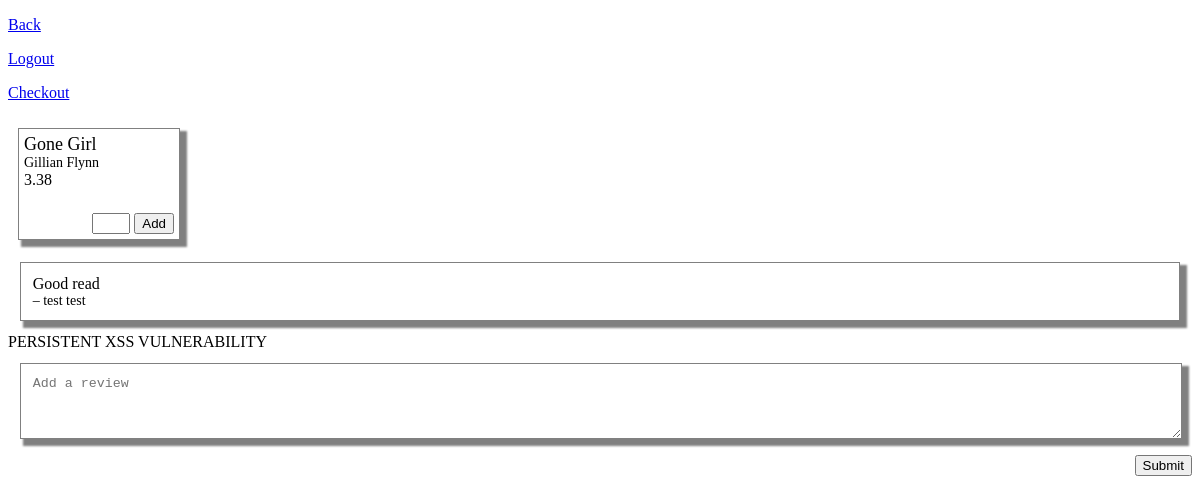
Screenshot of /Project/item.php?id=3 (signed in) with the database file from the repository.
### tables this page shows
CREATE TABLE Books (
	id INT PRIMARY KEY AUTO_INCREMENT,
	title VARCHAR(255) NOT NULL,
	author VARCHAR(255) NOT NULL,
	price DECIMAL(6,2) NOT NULL,
	fiction BOOLEAN,
	nonfiction BOOLEAN,
	adventure BOOLEAN,
	mystery BOOLEAN,
	history BOOLEAN,
	biography BOOLEAN,
	fantasy BOOLEAN
);

CREATE TABLE Reviews(
	id INT PRIMARY KEY AUTO_INCREMENT,
	bookid INT,
	review TEXT,
	accountid INT,
	time INT UNSIGNED,
	FOREIGN KEY (bookid) REFERENCES Books(id),
	FOREIGN KEY (accountid) REFERENCES Accounts(id)
);

CREATE TABLE Accounts (
	id INT PRIMARY KEY AUTO_INCREMENT,
	username VARCHAR(255) NOT NULL,
	firstname VARCHAR(255) NOT NULL,
	lastname VARCHAR(255) NOT NULL,
	contact VARCHAR(255),
	email VARCHAR(255),
	password VARCHAR(255) NOT NULL,
	secretkey VARCHAR(255),
	nonce VARCHAR(255)
);

### Project/item.php (the view, shortened to what this page needs)
<?php
require('db.php');
$id = $_GET["id"];
$id = mysqli_real_escape_string($con,stripslashes($id));
$result = mysqli_query($con,"SELECT * FROM Books WHERE id='$id'");
$result = mysqli_fetch_assoc($result);
$reviews = mysqli_query($con,"SELECT * FROM Reviews WHERE bookid=$id");
?>
<!DOCTYPE html>
<html>
<head>
	<link rel="stylesheet" href="css/style.css" />
	<link rel="stylesheet" href="css/item.css" />
</head>
<body>
	<div class="form">
		<p><a href="index.php">Back</a></p>
		<p><a href="logout.php">Logout</a></p>
		<p><a href="checkout.php">Checkout</a></p>
	</div>
	<div class="book-item">
		<div class="book-title">
			<?php echo $result["title"]; ?>
		</div>
		<div class="book-author">
			<?php echo $result["author"]; ?>
		</div>
		<div class="book-price">
			<?php echo $result["price"]; ?>
		</div>
		<form class='add-to-cart' method="post" action="<?php $_SERVER["REQUEST_URI"]; ?>">
			<input type='number' class='input-num' name='number' min="0">
			<input type='submit' value='Add'>
		</form>
	</div>
	<div>
		<?php
			while($row = mysqli_fetch_assoc($reviews)) {
				$query = "SELECT firstname,lastname FROM Accounts WHERE id=$row[accountid]";
				$name_result = mysqli_fetch_assoc(mysqli_query($con, $query));
				$name = "&ndash; " . $name_result["firstname"] . " " . $name_result["lastname"];
				?>
				<div class="review">
					<div class="rev-text"><?php echo $row["review"]; ?></div>
					<div class="rev-author"><?php echo $name; ?> </div>
				</div>
			<?php }
		?>
	</div>
	<div>PERSISTENT XSS VULNERABILITY</div>
	<form method="post" action="review.php">
		<textarea id="textbox" name="review" class="review" placeholder="Add a review"></textarea>
		<input type='submit' class='right' value='Submit'>
	</form>
</body>
</html>

### Project/css/style.css (style rules this page uses)
.book-item { display: inline-block; margin: 10px; width: 150px; height: 100px; vertical-align: top; border: 1px solid grey; box-shadow: 5px 5px 2px 2px grey; padding: 5px; position: relative; }
.book-title { font-size: 18px; }
.book-author { font-size: 14px; }
.input-num { width: 30px; }
.add-to-cart { position: absolute; bottom: 5px; right: 5px; }

### Project/css/item.css (style rules this page uses)
.review { margin: 1%; border: 1px solid grey; box-shadow: 5px 5px 2px 2px grey; padding: 1%; }
.rev-author { font-size: 14px; }
#textbox { margin: 1%; padding: 1%; width: 96%; min-height: 50px; }
.right { float: right; }

### rows the page displays
books: title "Gone Girl", author "Gillian Flynn", price "3.38"
reviews: review "Good read", accountid.lastname "– test test"
